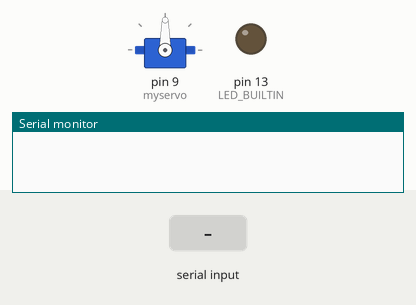
A sketch run on a simulated Arduino Uno, built with avr-gcc and run on an emulated ATmega328P. Parts: servo, output pins drawn as LEDs (lit = HIGH), the last lines printed to the serial monitor. The inputs (shaded band) are chosen by the test bench.

Above: at 1.2 s.
1.3 s: "90,45\n" received over Serial
At 2.6 s:
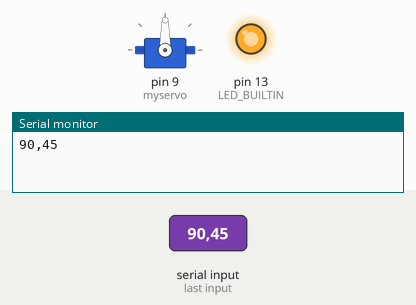
At 3.9 s:
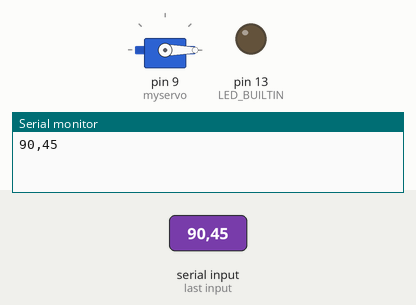
6.8 s: "5\n" received over Serial
At 8.65 s:
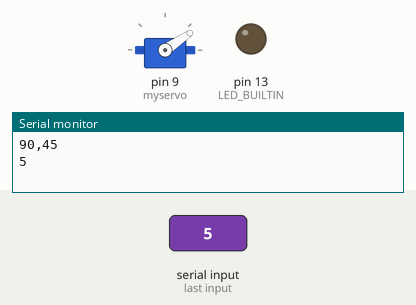
Timing chart, 0 to 12.3 s (numbered marks = the images above; inputs shaded):
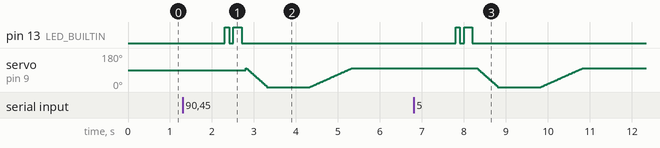

Measured:
- after the input at 1.3 s, pin 13 (LED_BUILTIN): LOW → HIGH after 1.0 s, → LOW 0.10 s later, → HIGH 0.10 s later, → LOW 0.20 s later
- after the input at 6.8 s, pin 13 (LED_BUILTIN): LOW → HIGH after 1.0 s, → LOW 0.10 s later, → HIGH 0.10 s later, → LOW 0.20 s later

The sketch:

ArduinoServoHammer.ino
```cpp
#include <Servo.h>

String myCmd;

Servo myservo;  // create servo object to control a servo

int startpos = 0;
int endpos = 100;
int pos = startpos;    // variable to store the servo position
bool hammerFalling = false;

void setup() {
  myservo.attach(9);  // attaches the servo on pin 9 to the servo object

  Serial.begin(9600); // Listens on com-port
  pinMode(LED_BUILTIN, OUTPUT);
  digitalWrite(LED_BUILTIN, LOW); // Turns the test LED off initially.
}

void loop() {
  //Check values of Comport serial
 if (Serial.available() > 0) { //Input test Inbuilt led
    String myCmd = Serial.readStringUntil('\r');
    myCmd.trim();
    Serial.println(myCmd);

    if(myCmd != ""){
      digitalWrite(LED_BUILTIN, HIGH);
      delay(100);
      digitalWrite(LED_BUILTIN, LOW);
      delay(100);
      digitalWrite(LED_BUILTIN, HIGH);
      delay(100);
      digitalWrite(LED_BUILTIN, HIGH);
      delay(100);
      digitalWrite(LED_BUILTIN, LOW);
      delay(100);
      hammerFalling = true;
      if (hammerFalling == true) {
        for (pos = endpos; pos >= startpos; pos -= 2) { //mf
          myservo.write(pos);              // tell servo to go to position in variable 'pos'
          delay(10);                       // waits 15 ms for the servo to reach the position
        }
          delay(1000);  // 10 sec wait
        for (pos = startpos; pos <= endpos; pos += 1) { // goes from 0 degrees to 180 degrees
          // in steps of 1 degree
          myservo.write(pos);              // tell servo to go to position in variable 'pos'
          delay(10);
        }
        hammerFalling = false;
        delay(1000);
      }
    } // End inputtest


      float arduinoValue = myCmd.toFloat();
      Serial.flush();
      //temporaryCompare(arduinoValue);
  }


} // End loop


  float difference = 0;
  float lastInputValue = 0;

  void temporaryCompare(int currentInputValue) {
    if(lastInputValue != currentInputValue){
    difference = lastInputValue - currentInputValue;
    }
    if(difference <= -1){
    hammerFalling = true;

    }
    lastInputValue = currentInputValue;
}
```
